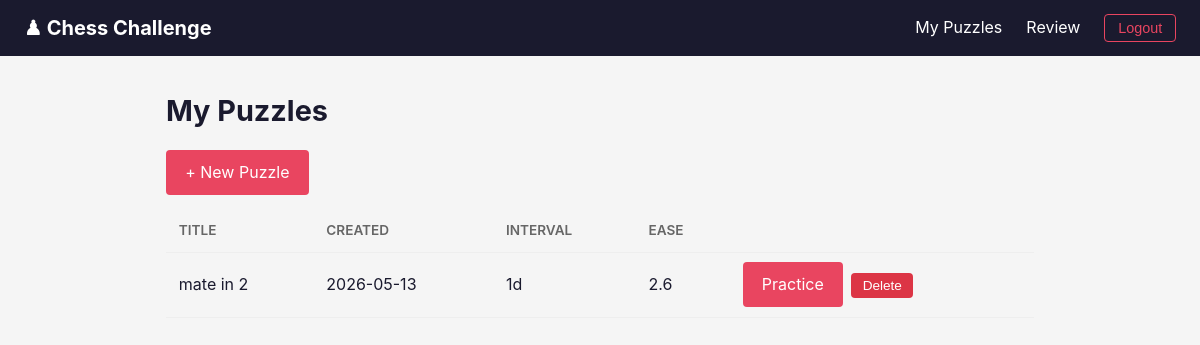
The app's page /puzzles (signed in), older data.
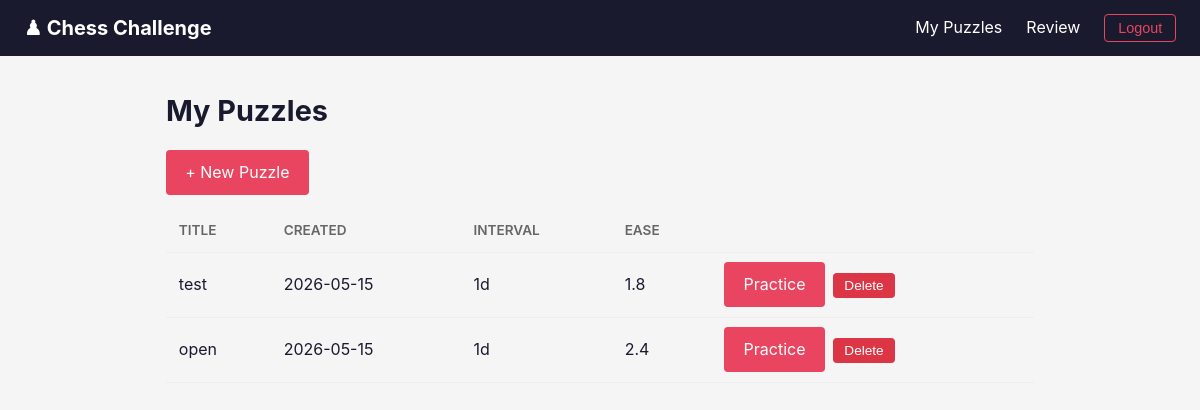
The same page, newer data.
### app/models/puzzle.py (models this page shows)
class Puzzle(Base):
    __tablename__ = "puzzles"
    id: Mapped[int] = mapped_column(Integer, primary_key=True, autoincrement=True)
    creator_id: Mapped[int] = mapped_column(ForeignKey("users.id"), nullable=False, index=True)
    title: Mapped[str] = mapped_column(String(255), nullable=False)
    fen: Mapped[str] = mapped_column(String(255), nullable=False)
    solution_moves: Mapped[str] = mapped_column(Text, nullable=False)
    created_at: Mapped[datetime.datetime] = mapped_column(
        DateTime, server_default=func.now()
    )
    creator: Mapped[User] = relationship("User", back_populates="puzzles")
    reviews: Mapped[list[Review]] = relationship(
        "Review", back_populates="puzzle", cascade="all, delete-orphan"
    )

### app/models/review.py (models this page shows)
class Review(Base):
    __tablename__ = "reviews"
    id: Mapped[int] = mapped_column(Integer, primary_key=True, autoincrement=True)
    user_id: Mapped[int] = mapped_column(ForeignKey("users.id"), nullable=False, index=True)
    puzzle_id: Mapped[int] = mapped_column(ForeignKey("puzzles.id"), nullable=False, index=True)
    ease_factor: Mapped[float] = mapped_column(Float, default=2.5, nullable=False)
    interval: Mapped[int] = mapped_column(Integer, default=0, nullable=False)
    repetitions: Mapped[int] = mapped_column(Integer, default=0, nullable=False)
    total_attempts: Mapped[int] = mapped_column(Integer, default=0, nullable=False)
    total_failures: Mapped[int] = mapped_column(Integer, default=0, nullable=False)
    total_time_ms: Mapped[int] = mapped_column(Integer, default=0, nullable=False)
    last_reviewed: Mapped[datetime.datetime | None] = mapped_column(DateTime, nullable=True)
    next_review: Mapped[datetime.datetime] = mapped_column(
        DateTime, server_default=func.now(), nullable=False
    )
    user: Mapped[User] = relationship("User", back_populates="reviews")
    puzzle: Mapped[Puzzle] = relationship("Puzzle", back_populates="reviews")

### app/main.py (the view)
@app.get("/puzzles", response_class=HTMLResponse)
async def puzzle_list(
    request: Request,
    db: AsyncSession = Depends(get_db),
    user: User = Depends(current_user),
):
    puzzles = (
        await db.execute(
            select(Puzzle).where(Puzzle.creator_id == user.id).order_by(Puzzle.created_at.desc())
        )
    ).scalars().all()
    puzzle_reviews = {}
    if puzzles:
        review_rows = (
            await db.execute(
                select(Review).where(
                    Review.user_id == user.id,
                    Review.puzzle_id.in_([p.id for p in puzzles]),
                )
            )
        ).scalars().all()
        puzzle_reviews = {r.puzzle_id: r for r in review_rows}
    ctx = templates_with_user(request, user)
    ctx.update(puzzles=puzzles, puzzle_reviews=puzzle_reviews)
    return templates.TemplateResponse(request, "puzzles.html", ctx)

### app/templates/puzzles.html (shortened to what this page needs)
{% extends "base.html" %}
{% block content %}
<h1>My Puzzles</h1>
<a href="/puzzles/new" class="btn">+ New Puzzle</a>
{% if puzzles %}
  <table style="margin-top:1rem;">
    <thead><tr><th>Title</th><th>Created</th><th>Interval</th><th>Ease</th><th></th></tr></thead>
    <tbody>
    {% for p in puzzles %}
      <tr>
        <td>{{ p.title }}</td>
        <td>{{ p.created_at.strftime('%Y-%m-%d') }}</td>
        {% set r = puzzle_reviews.get(p.id) %}
        <td>{{ r.interval if r else 'new' }}d</td>
        <td>{{ "%.1f"|format(r.ease_factor) if r else '—' }}</td>
        <td>
          <form action="/puzzles/{{ p.id }}/delete" method="post" style="display:inline;margin:0;" onsubmit="return confirm('Delete this puzzle?')">
          <a href="/review?puzzle_id={{ p.id }}" class="btn" style="margin-right:0.25rem;">Practice</a>
            <button type="submit" class="btn-danger">Delete</button>
          </form>
        </td>
      </tr>
    {% endfor %}
    </tbody>
  </table>
{% else %}
  <p style="margin-top:1rem;">No puzzles yet. <a href="/puzzles/new">Create your first puzzle!</a></p>
{% endif %}
{% endblock %}

Row changes from the older to the newer data that the page shows:
removed Puzzle: title "mate in 2", created_at "2026-05-13", {{ r.interval if r else 'new' }} "1", {{ "%.1f"|format(r.ease_factor) if r else '—' }} "2.6"
added Puzzle: title "test", created_at "2026-05-15"
added Review: interval "1", ease_factor "1.8"
added Puzzle: title "open", created_at "2026-05-15", {{ r.interval if r else 'new' }} "1", {{ "%.1f"|format(r.ease_factor) if r else '—' }} "2.4"
